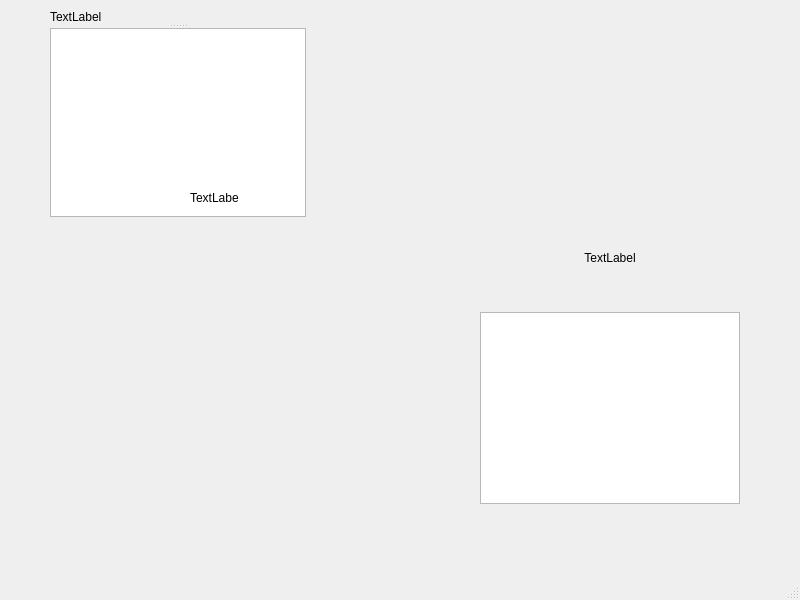
<?xml version="1.0" encoding="UTF-8"?>
<ui version="4.0">
 <class>MainWindow</class>
 <widget class="QMainWindow" name="MainWindow">
  <property name="geometry">
   <rect>
    <x>0</x>
    <y>0</y>
    <width>800</width>
    <height>600</height>
   </rect>
  </property>
  <property name="windowTitle">
   <string>MainWindow</string>
  </property>
  <widget class="QWidget" name="centralwidget">
   <widget class="QSplitter" name="splitter">
    <property name="geometry">
     <rect>
      <x>50</x>
      <y>10</y>
      <width>256</width>
      <height>207</height>
     </rect>
    </property>
    <property name="sizePolicy">
     <sizepolicy hsizetype="Expanding" vsizetype="Expanding">
      <horstretch>0</horstretch>
      <verstretch>0</verstretch>
     </sizepolicy>
    </property>
    <property name="orientation">
     <enum>Qt::Vertical</enum>
    </property>
    <widget class="QWidget" name="verticalLayoutWidget">
     <layout class="QVBoxLayout" name="verticalLayout">
      <item>
       <widget class="QLabel" name="label">
        <property name="sizePolicy">
         <sizepolicy hsizetype="Expanding" vsizetype="Expanding">
          <horstretch>0</horstretch>
          <verstretch>0</verstretch>
         </sizepolicy>
        </property>
        <property name="text">
         <string>TextLabel</string>
        </property>
       </widget>
      </item>
     </layout>
    </widget>
    <widget class="QTextEdit" name="textEdit_2"/>
   </widget>
   <widget class="QWidget" name="verticalLayoutWidget_2">
    <property name="geometry">
     <rect>
      <x>480</x>
      <y>210</y>
      <width>260</width>
      <height>294</height>
     </rect>
    </property>
    <layout class="QVBoxLayout" name="verticalLayout_2">
     <property name="sizeConstraint">
      <enum>QLayout::SetDefaultConstraint</enum>
     </property>
     <item>
      <layout class="QVBoxLayout" name="verticalLayout_3">
       <property name="sizeConstraint">
        <enum>QLayout::SetDefaultConstraint</enum>
       </property>
       <item>
        <widget class="QLabel" name="label_2">
         <property name="sizePolicy">
          <sizepolicy hsizetype="Expanding" vsizetype="Expanding">
           <horstretch>0</horstretch>
           <verstretch>0</verstretch>
          </sizepolicy>
         </property>
         <property name="minimumSize">
          <size>
           <width>0</width>
           <height>0</height>
          </size>
         </property>
         <property name="text">
          <string>TextLabel</string>
         </property>
         <property name="alignment">
          <set>Qt::AlignCenter</set>
         </property>
        </widget>
       </item>
      </layout>
     </item>
     <item>
      <layout class="QVBoxLayout" name="verticalLayout_4">
       <property name="sizeConstraint">
        <enum>QLayout::SetDefaultConstraint</enum>
       </property>
       <item>
        <widget class="QTextEdit" name="textEdit">
         <property name="sizePolicy">
          <sizepolicy hsizetype="Minimum" vsizetype="Minimum">
           <horstretch>0</horstretch>
           <verstretch>0</verstretch>
          </sizepolicy>
         </property>
        </widget>
       </item>
      </layout>
     </item>
    </layout>
   </widget>
   <widget class="QWidget" name="layoutWidget">
    <property name="geometry">
     <rect>
      <x>190</x>
      <y>190</y>
      <width>49</width>
      <height>15</height>
     </rect>
    </property>
    <layout class="QVBoxLayout" name="verticalLayout_7">
     <property name="sizeConstraint">
      <enum>QLayout::SetDefaultConstraint</enum>
     </property>
     <item>
      <widget class="QLabel" name="label_3">
       <property name="sizePolicy">
        <sizepolicy hsizetype="Minimum" vsizetype="Minimum">
         <horstretch>0</horstretch>
         <verstretch>0</verstretch>
        </sizepolicy>
       </property>
       <property name="minimumSize">
        <size>
         <width>0</width>
         <height>0</height>
        </size>
       </property>
       <property name="text">
        <string>TextLabel</string>
       </property>
      </widget>
     </item>
    </layout>
   </widget>
  </widget>
  <widget class="QMenuBar" name="menubar">
   <property name="geometry">
    <rect>
     <x>0</x>
     <y>0</y>
     <width>800</width>
     <height>21</height>
    </rect>
   </property>
  </widget>
  <widget class="QStatusBar" name="statusbar"/>
 </widget>
 <resources/>
 <connections/>
</ui>
